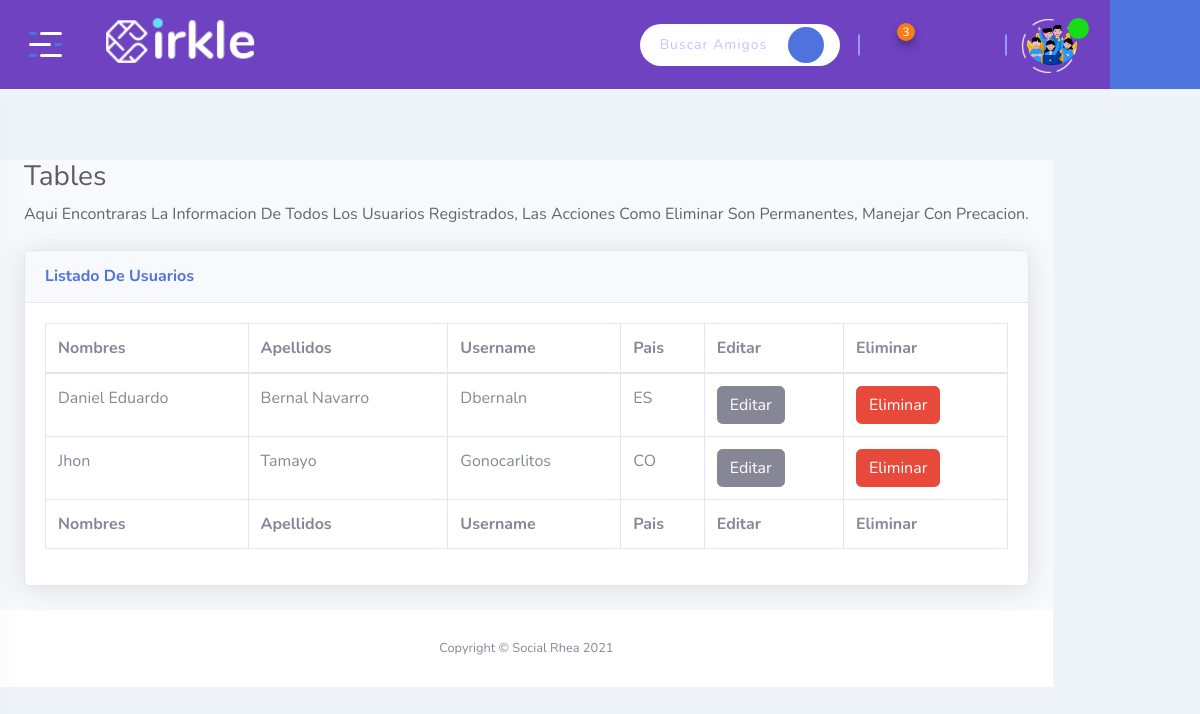
/admin/users (signed in), run on the app's committed database.
### tables this page shows
CREATE TABLE Usuario (ID_Usuario INTEGER PRIMARY KEY AUTOINCREMENT NOT NULL, Usuario VARCHAR NOT NULL UNIQUE, Contrasena VARCHAR NOT NULL, Rol INT CHECK (Rol = 0 or Rol = 1 or Rol = 2) NOT NULL, Estado INT CHECK (Estado = 0 or Estado = 1) NOT NULL, Nombres VARCHAR NOT NULL, Apellidos VARCHAR NOT NULL, Genero INT CHECK (Genero = 0 or Genero = 1 or Genero = 2) NOT NULL, Email VARCHAR NOT NULL UNIQUE, Ubicacion VARCHAR NOT NULL, Foto VARCHAR, Telefono INT NOT NULL, Fecha_Nacimiento DATE NOT NULL, Estado_Civil INT NOT NULL CHECK (Estado_Civil = 1 or Estado_Civil = 2 or Estado_Civil = 3 or Estado_Civil = 4 or Estado_Civil = 5), Fecha DATE NOT NULL DEFAULT (CURRENT_TIMESTAMP), Privacidad INT NOT NULL CHECK (Privacidad = 1 or Privacidad = 2));

### app.py (the view)
@app.route('/admin/users', methods=['GET', 'POST'])
def admin_users():
  if session['usuario']:
    dbUsuario = db.getUser(session['usuario'])
    usuarios = db.getAllUsers()
    return render_template('dashboard-users.html', usuario=dbUsuario, usuarios=usuarios, rol = dbUsuario["Rol"])

### app.py (called while the page is built)
@app.before_request
def antes_de_cada_peticion():
    ruta = request.path
    if not 'usuario' in session and ruta != "/" and ruta != "/admin-login" and ruta != "/logout" and not ruta.startswith("/static"):
        flash("Inicia sesión para continuar")
        return redirect("/")
    if ruta == "/registro":
      return redirect("/registro")

### db.py (called while the page is built)
def conectar():
    dbname= 'socialrhea.db'
    conn= sqlite3.connect(dbname)
    return conn

def getUser(user):
    conn= conectar()
    try:
      conn.row_factory = sqlite3.Row
      sql = 'SELECT * FROM Usuario WHERE Usuario = ?'
      cursor = conn.execute(sql, (user,))
      resultados = (cursor.fetchone())
      cursor.close()
      conn.close()
      if not resultados:
        return False
      else:
        return resultados
    except Error as e:
      print(f"error in getUser() : {str(e)}"  )

def getAllUsers():
    conn= conectar()
    conn.row_factory = sqlite3.Row
    try:
      sql = 'SELECT * FROM Usuario WHERE Rol = ?'
      cursor= conn.execute(sql,(2,))
      resultado = (cursor.fetchall())
      if resultado:
        results = [ dict(row) for row in resultado ]
      return results
    except Error as e:
      print(f"error in getPostsFeed() : {str(e)}"  )

### templates/dashboard-users.html (shortened to what this page needs)
{% extends 'dashboard-base.html' %}
{% block contenido %}
<div class="page-content">
  <div id="content-wrapper" class="d-flex flex-column">
      <div class="container-fluid">
        <h1 class="h3 mb-2 text-gray-800">Tables</h1>
        <p class="mb-4">Aqui encontraras la informacion de todos los usuarios registrados, las Acciones como Eliminar son permanentes, manejar con precacion.</p>
        <div class="card shadow mb-4">
            <div class="card-header py-3">
                <h6 class="m-0 font-weight-bold text-primary">Listado de Usuarios</h6>
            </div>
            <div class="card-body">
                <div class="table-responsive">
                    <table class="table table-bordered" id="dataTable" width="100%" cellspacing="0">
                        <thead>
                            <tr>
                              <th>Nombres</th>
                              <th>Apellidos</th>
                              <th>Username</th>
                              <th>Pais</th>
                              <th>Editar</th>
                              <th>Eliminar</th>
                            </tr>
                        </thead>
                        <tfoot>
                            <tr>
                                <th>Nombres</th>
                                <th>Apellidos</th>
                                <th>Username</th>
                                <th>Pais</th>
                                <th>Editar</th>
                                <th>Eliminar</th>
                            </tr>
                        </tfoot>
                        <tbody>
                        {% for usr in usuarios %}
                            <tr>
                                <td>{{ usr.Nombres }}</td>
                                <td>{{ usr.Apellidos }}</td>
                                <td>{{ usr.Usuario }}</td>
                                <td>{{ usr.Ubicacion }}</td>
                                <td>
                                  <a href="/edituser/{{ usr.Usuario }}" class="btn btn-secondary js-delete">Editar</a>
                                </td>
                                <td>
                                  <a href="/deleteuser/{{ usr.Usuario }}" class="btn btn-danger js-delete">Eliminar</a>
                                </td>
                              </tr>
                        {% endfor %}
                        </tbody>
                    </table>
                </div>
            </div>
        </div>
    </div>
      <footer class="sticky-footer bg-white">
          <div class="container my-auto">
              <div class="copyright text-center my-auto">
                  <span>Copyright &copy; Social Rhea 2021</span>
              </div>
          </div>
      </footer>
  </div>
</div>
{% endblock %}

### templates/dashboard-base.html (shortened to what this page needs)
<!DOCTYPE html>
<html class="no-js" lang="">
<head>
    <link rel="stylesheet" href="{{ url_for('static', filename='css/bootstrap.min.css' ) }}">
    <link rel="stylesheet" href="{{ url_for('static', filename='css/app.css' ) }}">
    <link rel="stylesheet" href="{{ url_for('static', filename='assets/icofont/icofont.min.css' ) }}">
    <link rel="stylesheet" href="{{ url_for('static', filename='css/sb-admin-2.min.css' ) }}">
</head>
<body class="bg-link-water">
    <div id="wrapper" class="wrapper">
        <header class="fixed-header">
            <div class="header-menu">
                <div class="navbar">
                    <div class="nav-item d-none d-sm-block">
                        <div class="header-logo">
                            <a href="/"><img src="{{ url_for('static', filename='assets/img/logo.png')}}" width="190" alt="Social Rhea"></a>
                        </div>
                    </div>
                    <div class="nav-item header-control">
                        <div class="inline-item d-none d-md-block">
                          <form action="" method="POST" class="js-search">
                            <div class="input-group">
                              <input type="text" class="form-control" name="busqueda" placeholder="Buscar Amigos.......">
                              <div class="input-group-append">
                                <input type="submit" class="submit-btn" value="" type="button"><i class="icofont-search"></i></input>
                              </div>
                            </div>
                          </form>
                        </div>
                        <div class="inline-item d-flex align-items-center">
                          <div class="dropdown dropdown-notification">
                            <button class="dropdown-toggle" type="button" data-toggle="dropdown" aria-expanded="false">
                                <i class="icofont-notification"></i><span class="notify-count">3</span>
                            </button>
                        </div>
                        <div class="dropdown dropdown-message">
                          <button class="dropdown-toggle" type="button" data-toggle="dropdown" aria-expanded="false">
                              <i class="icofont-speech-comments"></i>
                          </button>
                      </div>
                            <div class="dropdown dropdown-friend">
                                <button class="dropdown-toggle" type="button" data-toggle="dropdown" aria-expanded="false">
                                    <i class="icofont-users-alt-4"></i>
                                </button>
                            </div>
                        </div>
                        <div class="inline-item">
                            <div class="dropdown dropdown-admin">
                                <a href="/profile/{{ usuario.Usuario }}" class="dropdown-toggle"></button>
                                    <span class="media">
                                        <span class="item-img">
                                            <img src="/static/uploads/imgusuarios/{{ usuario.Foto }}" width="50" height="50" alt="{{ usuario.Nombre }}">
                                            <span class="acc-verified"><i class="icofont-check"></i></span>
                                        </span>
                                    </span>
                                  </a>
                            </div>
                        </div>
                    </div>
                </div>
            </div>
        </header>
        <div class="fixed-sidebar">
            <div class="fixed-sidebar-left small-sidebar">
                <div class="sidebar-toggle">
                    <button class="toggle-btn toggler-open">
                        <span></span>
                        <span></span>
                        <span></span>
                    </button>
                </div>
            </div>
        </div>
        <div class="fixed-sidebar right">
            <div class="fixed-sidebar-right small-sidebar">
                <div class="sidebar-toggle" id="chat-head-toggle">
                    <button class="chat-icon">
                        <i class="icofont-speech-comments"></i>
                    </button>
                </div>
            </div>
        </div>
        {% block contenido %}
        {% endblock %}
  </div>
</body>
</html>

### data on the page
Usuario: Foto (picture)
Usuario: Nombres "Daniel Eduardo", Apellidos "Bernal Navarro", Usuario "Dbernaln", Ubicacion "ES"
Usuario: Nombres "Jhon", Apellidos "Tamayo", Usuario "Gonocarlitos", Ubicacion "CO"
